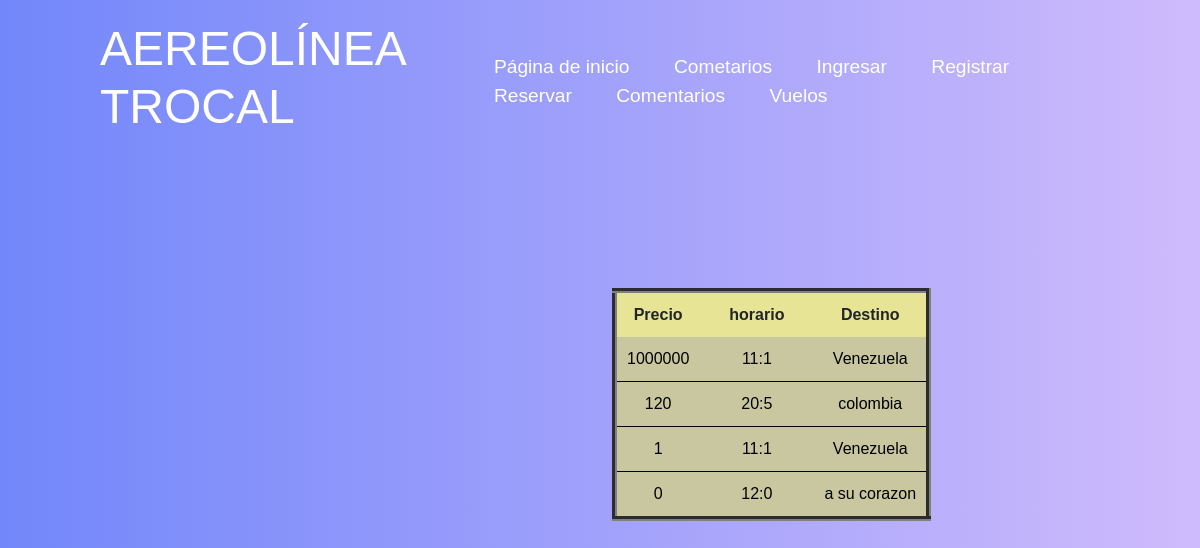
Page /vuelos02.php on the committed database.
### tables this page shows
CREATE TABLE `info_vuelos` (
  `Precio` int(10) NOT NULL,
  `Horarios` varchar(4) NOT NULL,
  `Capacidad` int(5) NOT NULL,
  `ID_Vuelo` int(10) NOT NULL,
  `Destino` varchar(100) NOT NULL,
  `imagen` varchar(400) NOT NULL
);

### vuelos02.php (the view, shortened to what this page needs)
<?php
include('cabecera.php');
?>
<!DOCTYPE html>
<html lang="es">
<head>
    <link rel="stylesheet" href="style.css">
</head>
<body>
<br><br><br><br>
<br><br><br><br>
<br><br><br><br>
<div class="container">
<table border="5">
        <thead>
            <tr>
                <th scope="col">Precio</th>
                <th scope="col"></th>
                <th scope="col">horario</th>
                <th scope="col"></th>
                <th scope="col">Destino</th>
            </tr>
        </thead>
        <tbody>
        </div>
<!-- <?php
if($_POST) {
    $destino= $_POST['destino'];
    if (empty($_POST['destino'])) {
        echo"<script> alert('ingresa tu destino');window.location='vuelos.php'</script>";
    }else {
        if (!empty($_POST['destino'])) {
            $sql="select * from info_vuelos where destino like'%".$destino."%'";
        }
    }
    $stmt= $conexion->prepare($sql);
    $result = $stmt->execute();
    $rows= $stmt->fetchAll(\PDO::FETCH_ASSOC);
    foreach ($rows as $row) {
        ?>
         <tr>
           <td><?php print($row['Precio']) ?></td>
            <td></td>
            <td><?php print($row['Horarios']) ?></td>
            <td></td>
            <td><?php print($row['Destino']) ?></td>
        </tr>
   <?php
   }
}else {
    $sql='SELECT * FROM info_vuelos';
    $stmt= $conexion->prepare($sql);
    $result = $stmt->execute();
    $rows= $stmt->fetchAll(\PDO::FETCH_ASSOC);
    foreach ($rows as $row) {
        ?>
        <tr>
            <td><?php print($row['Precio']) ?></td>
            <td></td>
            <td><?php print($row['Horarios']) ?></td>
            <td></td>
            <td><?php print($row['Destino']) ?></td>
        </tr>
    <?php
    }
}
?>

### cabecera.php (shortened to what this page needs)
<!DOCTYPE html>
<html lang="en">
<head>
   <link rel="stylesheet" href="style.css">
    <link href="https://cdn.jsdelivr.net/npm/bootstrap@5.0.2/dist/css/bootstrap.min.css" rel="stylesheet"
>
</head>
<header>
  <h2 class="logo">AEREOLÍNEA TROCAL </h2>
  <nav class="navigation">
  <a href="index.php">Página de inicio</a>
  <a href="comen.php">Cometarios</a>
<?php
if(!isset($_SESSION['rol'])) {
  ?>
  <a href="login.php">Ingresar</a>
  <a href="nwu.php">Registrar</a>
  <a href="reservar.php">Reservar</a>
  <a href="comen.php">Comentarios</a>
  <?php
}
?>
  <a href="vuelos.php">Vuelos</a>
<body>
  </nav>
</header>
</body>
<?php include("pie.php"); ?>

### pie.php (shortened to what this page needs)
</body>
</html>

### style.css (style rules this page uses)
body { min-height: 300vh; display: flex; justify-content: center; align-items: center; background-image: url(imagenes/imagen3.jpg); background-repeat: no-repeat; background-size: cover; background-attachment: fixed; }
* { margin:0; padding: 0; box-sizing: border-box; }
body { display: flex; justify-content: center; align-items: center; min-height: 100vh; font-family: "Raleway", sans-serif; background-color: #eef4fd; font-family: Arial; }
table { border-spacing: 0; margin-top: 2rem; }
table thead { background-color: #e7e495; }
table thead th { padding: 10px; text-align:center; }
table tbody tr td { padding: 10px; text-align: center; border-bottom: 1px solid #000000; }
table tbody tr { text-align: center; color: #000000; background-color: #c8c7a0; }
.container { text-align: left; }
* { margin: 0; padding: 0; box-sizing: border-box; font-family: "Poppins" , sans-serif; }
body { background-image: url(imagenes/imagen4.jpg); display: flex; justify-content: center; align-items: center; min-height: 100vh; background-size: cover; background-position: center; }
header { position: fixed; top: 0; left: 0; width: 100%; padding: 20px 100px; display: flex; justify-content: space-between; align-items: center; z-index: 99; }
.logo { font-size: 3em; color: #ffffff; user-select: none; }
.navigation a { position: relative; font-size: 1.2em; color: #ffffff; text-decoration: none; font-weight: 500; margin-left: 40px; text-align: center; }
.navigation a::after { content: ""; position: absolute; left: 0; bottom: -6px; width: 100px; height: 3px; background: #fffefe; border-radius: 5px; transform-origin: right; transform: scaleX(0); transition: transform .5s; }

### vuelos02.php (style rules this page uses)
body { background: #CFBBFC; background: linear-gradient(to right, #7287FA, #CFBBFC); }

### rows in the picture
info_vuelos: Precio "1000000", Horarios "11:1", Destino "Venezuela"
info_vuelos: Precio "120", Horarios "20:5", Destino "colombia"
info_vuelos: Precio "1", Horarios "11:1", Destino "Venezuela"
info_vuelos: Precio "0", Horarios "12:0", Destino "a su corazon"
